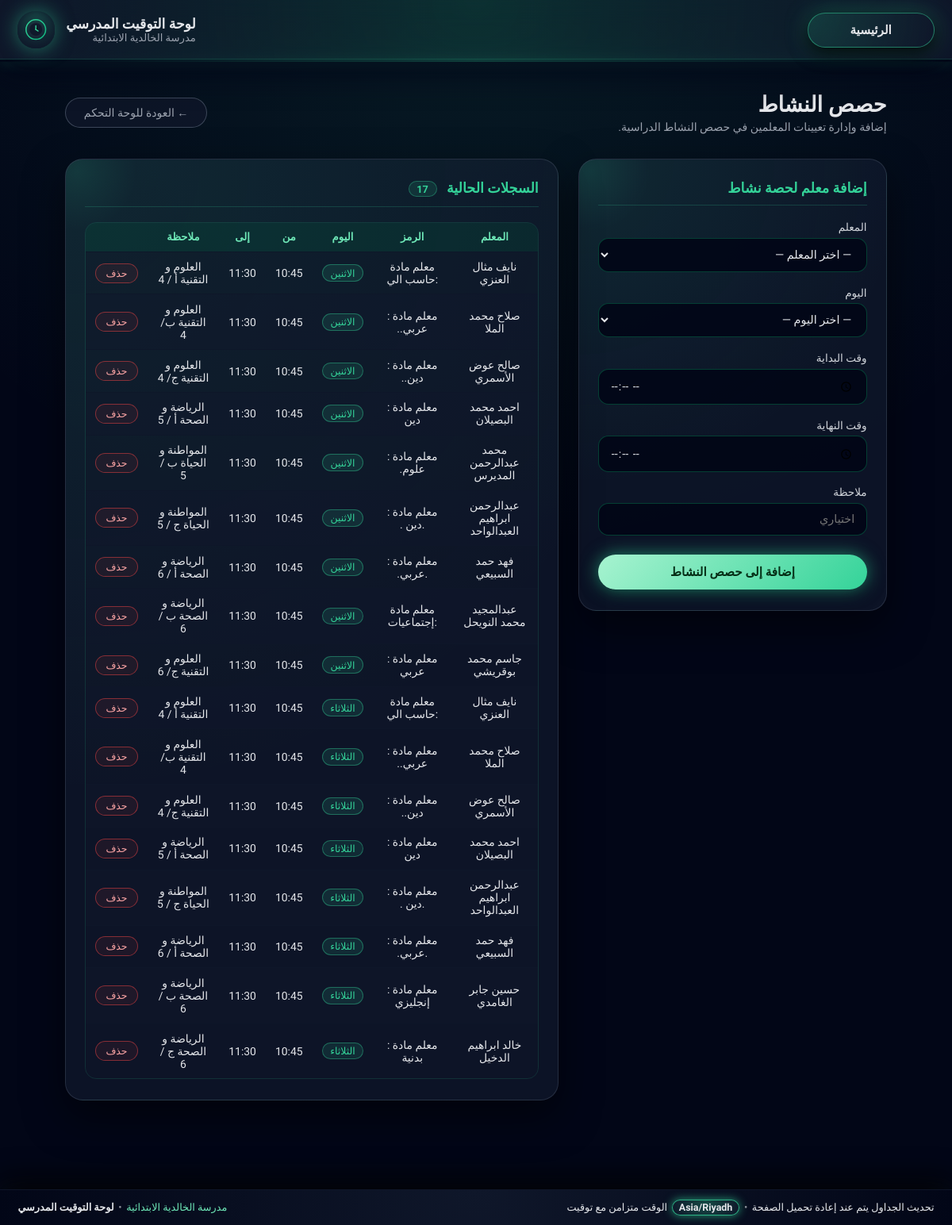
Page /control-panel/activity-slots/ (signed in) on the committed database.
### schooltimetable/models.py (models this page shows)
class BaseTeacherSlot(models.Model):
    day_of_week = models.IntegerField("اليوم", choices=DAYS_OF_WEEK)
    teacher = models.ForeignKey(Teacher, on_delete=models.CASCADE)
    start_time = models.TimeField("وقت البداية")
    end_time = models.TimeField("وقت النهاية")
    note = models.CharField("ملاحظة", max_length=255, blank=True)
    class Meta:
        abstract = True

class TeacherActivitySlot(BaseTeacherSlot):
    pass

class Teacher(models.Model):
    name = models.CharField("اسم المعلم", max_length=100)
    code = models.CharField("رمز المعلم", max_length=20, unique=True)
    class Meta:
        verbose_name = "معلم"
        verbose_name_plural = "المعلمين"
    def __str__(self) -> str:
        return f"{self.name} ({self.code})"

### schooldisplay/views.py (the view)
# urls.py: path("control-panel/activity-slots/", views.teacher_activity_slots, name="teacher_activity_slots"),
@_require_role('admin', 'supervisor')
def teacher_activity_slots(request):
    form = TeacherActivitySlotForm(request.POST or None)
    if request.method == "POST" and form.is_valid():
        form.save()
        messages.success(request, "تمت إضافة المعلم إلى حصص النشاط بنجاح.")
        return redirect("schooldisplay:teacher_activity_slots")
    slots = TeacherActivitySlot.objects.select_related("teacher").order_by("day_of_week", "start_time")
    return render(request, "display/teacher_activity_slots.html", {"form": form, "slots": slots})

### schooltimetable/forms.py
class TeacherActivitySlotForm(_BaseSlotForm):
    class Meta:
        model = TeacherActivitySlot
        fields = ["teacher", "day_of_week", "start_time", "end_time", "note"]

### schoolaccounts/context_processors.py (called while the page is built)
def user_role_context(request):
    if not request.user.is_authenticated:
        return {'user_role': None, 'user_role_display': ''}
    if request.user.is_superuser:
        role = 'admin'
    else:
        try:
            role = request.user.profile.role
        except Exception:
            role = 'display'
    return {
        'user_role': role,
        'user_role_display': _ROLE_LABELS.get(role, ''),
    }

### schooldisplay/views.py (called while the page is built)
def _get_user_role(user) -> str:
    if user.is_superuser:
        return 'admin'
    try:
        return user.profile.role
    except Exception:
        return 'display'

def _require_role(*roles):
    def decorator(view_func):
        @wraps(view_func)
        def wrapper(request, *args, **kwargs):
            if _get_user_role(request.user) not in roles:
                messages.error(request, "ليس لديك صلاحية للوصول إلى هذه الصفحة.")
                return redirect('schooldisplay:dashboard')
            return view_func(request, *args, **kwargs)
        return wrapper
    return decorator

### templates/display/teacher_activity_slots.html (shortened to what this page needs)
<!DOCTYPE html>
<html lang="ar" dir="rtl">
<head>
</head>
<body>
{% include "header.html" %}
<div class="neon-bar" aria-hidden="true"></div>
<main class="page-main">
    <div class="page-header">
        <div>
            <h1 class="page-title">حصص النشاط</h1>
            <p class="page-subtitle">إضافة وإدارة تعيينات المعلمين في حصص النشاط الدراسية.</p>
        </div>
        <a href="{% url 'schooldisplay:control_panel' %}" class="btn-back">
            ← العودة للوحة التحكم
        </a>
    </div>
    <div class="layout">
        <article class="card">
            <div class="card-inner">
                <h2 class="card-title">إضافة معلم لحصة نشاط</h2>
                <form method="post" novalidate>
                    <div class="form-group">
                        <label class="form-label">{{ form.teacher.label }}</label>
                        {{ form.teacher }}
                    </div>
                    <div class="form-group">
                        <label class="form-label">{{ form.day_of_week.label }}</label>
                        {{ form.day_of_week }}
                    </div>
                    <div class="form-group">
                        <label class="form-label">{{ form.start_time.label }}</label>
                        {{ form.start_time }}
                    </div>
                    <div class="form-group">
                        <label class="form-label">{{ form.end_time.label }}</label>
                        {{ form.end_time }}
                    </div>
                    <div class="form-group">
                        <label class="form-label">{{ form.note.label }}</label>
                        {{ form.note }}
                    </div>
                    <button type="submit" class="btn-submit">إضافة إلى حصص النشاط</button>
                </form>
            </div>
        </article>
        <article class="card">
            <div class="card-inner">
                <h2 class="card-title">
                    السجلات الحالية
                    <span class="count-badge">{{ slots|length }}</span>
                </h2>
                <div class="table-wrapper">
                    <table>
                        <thead>
                            <tr>
                                <th>المعلم</th>
                                <th>الرمز</th>
                                <th>اليوم</th>
                                <th>من</th>
                                <th>إلى</th>
                                <th>ملاحظة</th>
                                <th></th>
                            </tr>
                        </thead>
                        <tbody>
                        {% if slots %}
                            {% for slot in slots %}
                            <tr>
                                <td>{{ slot.teacher.name }}</td>
                                <td>{{ slot.teacher.code }}</td>
                                <td><span class="day-badge">{{ slot.get_day_of_week_display }}</span></td>
                                <td>{{ slot.start_time|time:"H:i" }}</td>
                                <td>{{ slot.end_time|time:"H:i" }}</td>
                                <td>{{ slot.note|default:"—" }}</td>
                                <td>
                                    <form method="post"
                                          action="{% url 'schooldisplay:teacher_activity_slot_delete' slot.pk %}"
                                          onsubmit="return confirm('هل تريد حذف هذا السجل؟')">
                                        <button type="submit" class="btn-delete">حذف</button>
                                    </form>
                                </td>
                            </tr>
                            {% endfor %}
                        {% else %}
                            <tr class="empty-row">
                                <td colspan="7">لا توجد سجلات حتى الآن. أضف أول معلم باستخدام النموذج.</td>
                            </tr>
                        {% endif %}
                        </tbody>
                    </table>
                </div>
            </div>
        </article>
    </div>
</main>
{% include "footer.html" %}
</body>
</html>

### templates/display/teacher_activity_slots.html (style rules this page uses)
:root { --bg: #020617; --text: #e5e7eb; --muted: #9ca3af; --accent: #34d399; --border: rgba(148,163,184,0.18); }
*, *::before, *::after { box-sizing: border-box; margin: 0; padding: 0; }
body { font-family: "Tajawal", system-ui, sans-serif; background: radial-gradient(ellipse 70% 45% at 50% 0%, rgba(52,211,153,0.1), transparent), var(--bg); color: var(--text); min-height: 100vh; }
.neon-bar { height: 3px; background: linear-gradient(to left, transparent, #34d399, transparent); box-shadow: 0 0 14px rgba(52,211,153,0.8); opacity: 0.85; }
.page-main { max-width: 1080px; margin: 0 auto; padding: 2.4rem 1.4rem 4rem; }
.page-header { display: flex; align-items: center; justify-content: space-between; flex-wrap: wrap; gap: 1rem; margin-bottom: 2rem; }
.page-title { font-size: 1.7rem; font-weight: 700; }
.page-subtitle { font-size: 0.88rem; color: var(--muted); margin-top: 0.25rem; }
.btn-back { display: inline-flex; align-items: center; gap: 0.4rem; padding: 0.6rem 1.4rem; border-radius: 999px; border: 1px solid rgba(148,163,184,0.35); background: rgba(15,23,42,0.8); color: var(--muted); font-family: inherit; font-size: 0.88rem; text-decoration: none; transition: border-color 0.15s, color 0.15s; }
.layout { display: grid; grid-template-columns: minmax(0,1fr) minmax(0,1.6fr); gap: 1.6rem; align-items: start; }
.card { background: radial-gradient(circle at top left, rgba(52,211,153,0.1), transparent 60%), rgba(15,23,42,0.85); border-radius: 1.4rem; border: 1px solid var(--border); padding: 1.6rem 1.5rem; box-shadow: 0 20px 50px rgba(0,0,0,0.5); position: relative; overflow: hidden; }
.card::before { content: ""; position: absolute; inset-inline-end: -60px; inset-block-start: -60px; width: 150px; height: 150px; border-radius: 50%; background: radial-gradient(circle, rgba(52,211,153,0.1), transparent 70%); pointer-events: none; }
.card-inner { position: relative; z-index: 1; }
.card-title { font-size: 1.1rem; font-weight: 600; margin-bottom: 1.2rem; padding-bottom: 0.7rem; border-bottom: 1px solid rgba(52,211,153,0.2); color: var(--accent); }
.form-group { margin-bottom: 1.1rem; }
.form-label { display: block; font-size: 0.85rem; color: #d1d5db; margin-bottom: 0.35rem; }
.form-input { width: 100%; padding: 0.7rem 0.9rem; border-radius: 0.8rem; border: 1px solid rgba(6,78,59,0.8); background: rgba(2,6,23,0.9); color: var(--text); font-family: inherit; font-size: 0.9rem; outline: none; transition: border-color 0.15s, box-shadow 0.15s; appearance: auto; }
.btn-submit { width: 100%; padding: 0.8rem; border-radius: 999px; border: none; background: linear-gradient(135deg, #a7f3d0, #34d399); color: #052e16; font-family: inherit; font-size: 0.95rem; font-weight: 700; cursor: pointer; box-shadow: 0 0 22px rgba(52,211,153,0.6), 0 8px 20px rgba(2,6,23,0.8); transition: transform 0.15s, box-shadow 0.15s; margin-top: 0.4rem; }
.table-wrapper { border-radius: 0.9rem; overflow: hidden; border: 1px solid rgba(52,211,153,0.15); }
table { width: 100%; border-collapse: collapse; font-size: 0.87rem; }
thead { background: rgba(6,78,59,0.3); }
th, td { padding: 0.65rem 0.75rem; text-align: center; border-bottom: 1px solid rgba(15,23,42,0.9); }
th { font-weight: 600; color: #6ee7b7; font-size: 0.83rem; }
tbody tr:nth-child(even) { background: rgba(15,23,42,0.6); }
tbody tr:nth-child(odd) { background: rgba(15,23,42,0.4); }
tbody tr:last-child td { border-bottom: none; }
.day-badge { display: inline-block; padding: 0.15rem 0.6rem; border-radius: 999px; font-size: 0.78rem; background: rgba(52,211,153,0.12); border: 1px solid rgba(52,211,153,0.4); color: #34d399; }
.btn-delete { display: inline-block; padding: 0.25rem 0.75rem; border-radius: 999px; border: 1px solid rgba(239,68,68,0.5); background: rgba(239,68,68,0.08); color: #fca5a5; font-family: inherit; font-size: 0.78rem; cursor: pointer; transition: background 0.14s, border-color 0.14s; }
.count-badge { display: inline-block; padding: 0.12rem 0.6rem; border-radius: 999px; background: rgba(52,211,153,0.12); border: 1px solid rgba(52,211,153,0.35); color: #34d399; font-size: 0.8rem; margin-inline-start: 0.5rem; font-weight: 600; }

### rows in the picture
TeacherActivitySlot: teacher.name "نايف مثال العنزي", teacher.code "معلم مادة :حاسب الي", day_of_week "الاثنين", start_time "10:45", end_time "11:30", note "العلوم و التقنية أ / 4"
TeacherActivitySlot: teacher.name "صلاح محمد الملا", teacher.code "معلم مادة : عربي..", day_of_week "الاثنين", start_time "10:45", end_time "11:30", note "العلوم و التقنية ب/ 4"
TeacherActivitySlot: teacher.name "صالح عوض الأسمري", teacher.code "معلم مادة : دين..", day_of_week "الاثنين", start_time "10:45", end_time "11:30", note "العلوم و التقنية ج/ 4"
TeacherActivitySlot: teacher.name "احمد محمد البصيلان", teacher.code "معلم مادة : دين", day_of_week "الاثنين", start_time "10:45", end_time "11:30", note "الرياضة و الصحة أ / 5"
TeacherActivitySlot: teacher.name "محمد عبدالرحمن المديرس", teacher.code "معلم مادة : علوم.", day_of_week "الاثنين", start_time "10:45", end_time "11:30", note "المواطنة و الحياة ب / 5"
TeacherActivitySlot: teacher.name "عبدالرحمن ابراهيم العبدالواحد", teacher.code "معلم مادة : .دين .", day_of_week "الاثنين", start_time "10:45", end_time "11:30", note "المواطنة و الحياة ج / 5"
TeacherActivitySlot: teacher.name "فهد حمد السبيعي", teacher.code "معلم مادة : .عربي.", day_of_week "الاثنين", start_time "10:45", end_time "11:30", note "الرياضة و الصحة أ / 6"
TeacherActivitySlot: teacher.name "عبدالمجيد محمد النويحل", teacher.code "معلم مادة :إجتماعيات", day_of_week "الاثنين", start_time "10:45", end_time "11:30", note "الرياضة و الصحة ب / 6"
TeacherActivitySlot: teacher.name "جاسم محمد بوقريشي", teacher.code "معلم مادة : عربي", day_of_week "الاثنين", start_time "10:45", end_time "11:30", note "العلوم و التقنية ج/ 6"
TeacherActivitySlot: teacher.name "نايف مثال العنزي", teacher.code "معلم مادة :حاسب الي", day_of_week "الثلاثاء", start_time "10:45", end_time "11:30", note "العلوم و التقنية أ / 4"
TeacherActivitySlot: teacher.name "صلاح محمد الملا", teacher.code "معلم مادة : عربي..", day_of_week "الثلاثاء", start_time "10:45", end_time "11:30", note "العلوم و التقنية ب/ 4"
TeacherActivitySlot: teacher.name "صالح عوض الأسمري", teacher.code "معلم مادة : دين..", day_of_week "الثلاثاء", start_time "10:45", end_time "11:30", note "العلوم و التقنية ج/ 4"
TeacherActivitySlot: teacher.name "احمد محمد البصيلان", teacher.code "معلم مادة : دين", day_of_week "الثلاثاء", start_time "10:45", end_time "11:30", note "الرياضة و الصحة أ / 5"
TeacherActivitySlot: teacher.name "عبدالرحمن ابراهيم العبدالواحد", teacher.code "معلم مادة : .دين .", day_of_week "الثلاثاء", start_time "10:45", end_time "11:30", note "المواطنة و الحياة ج / 5"
TeacherActivitySlot: teacher.name "فهد حمد السبيعي", teacher.code "معلم مادة : .عربي.", day_of_week "الثلاثاء", start_time "10:45", end_time "11:30", note "الرياضة و الصحة أ / 6"
TeacherActivitySlot: teacher.name "حسين جابر الغامدي", teacher.code "معلم مادة : إنجليزي", day_of_week "الثلاثاء", start_time "10:45", end_time "11:30", note "الرياضة و الصحة ب / 6"
TeacherActivitySlot: teacher.name "خالد ابراهيم الدخيل", teacher.code "معلم مادة : بدنية", day_of_week "الثلاثاء", start_time "10:45", end_time "11:30", note "الرياضة و الصحة ج / 6"

### other values in the picture
{{ slots|length }} "17"
